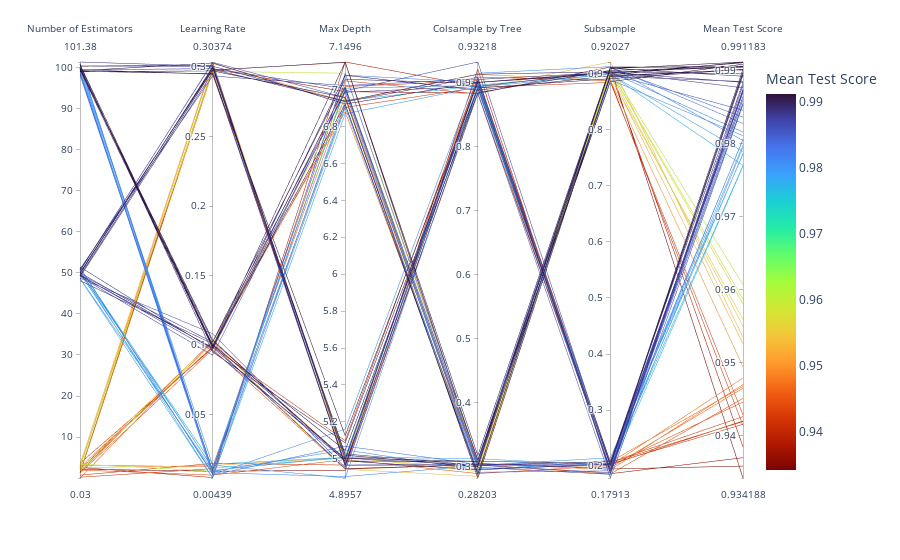

This figure's notebook cell:
### Markdown cell above
### Visualization

Parallel coordinates plots are a great way to visualize the results of a grid search. We can see how the different hyperparameters affect the model's performance. The green lines represent the best performing models, while the red lines represent the worst performing models.

### Code cell
import pandas as pd
import plotly.express as px
import plotly.graph_objects as go
import numpy as np

# Collect the results from the grid search.
results = pd.DataFrame(grid_search.cv_results_)

# Add a small amount of noise for better visualization.
jitter = lambda x: x + np.random.normal(0, 0.01 * x.max(), size=x.shape)
results['param_n_estimators'] = jitter(results['param_n_estimators'].astype(float))
results['param_learning_rate'] = jitter(results['param_learning_rate'].astype(float))
results['param_max_depth'] = jitter(results['param_max_depth'].astype(float))
results['param_colsample_bytree'] = jitter(results['param_colsample_bytree'].astype(float))
results['param_subsample'] = jitter(results['param_subsample'].astype(float))

# Plot a parallel coordinates plot.
fig = px.parallel_coordinates(
    results,
    dimensions=['param_n_estimators', 'param_learning_rate', 'param_max_depth', 'param_colsample_bytree', 'param_subsample', 'mean_test_score'],
    color='mean_test_score',
    color_continuous_scale=px.colors.sequential.Turbo_r,
    labels={
        'param_n_estimators': 'Number of Estimators',
        'param_learning_rate': 'Learning Rate',
        'param_max_depth': 'Max Depth',
        'param_colsample_bytree': 'Colsample by Tree',
        'param_subsample': 'Subsample',
        'mean_test_score': 'Mean Test Score'
    },
)

fig.show()
